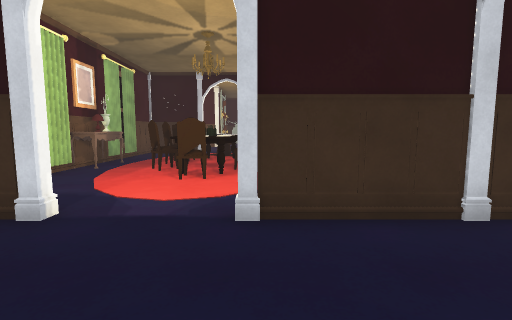
View 1 (above)

24 first-person views from a walk through a scene from a Unity 3-D project. The camera is 1.3 m above the floor, tilts 6° down and sees 85° across. The floor is counted in squares, 1 m on a side. Each view is taken from the middle of a square. On the plan, view 1 faces up. The plan holds only what a view shows up to about 13 squares ahead; the rest is blank. The place goes on beyond the plan. The player character is not drawn. Door leaves are left out, so doorways stand open. Some surface patterns are stand-ins.

View 2
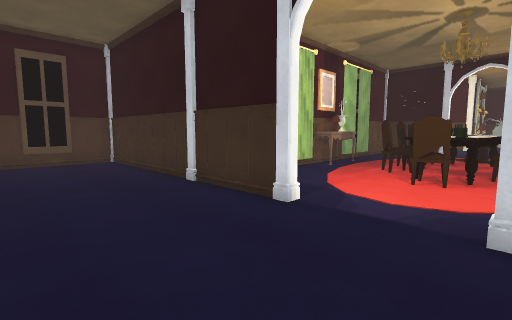

View 3
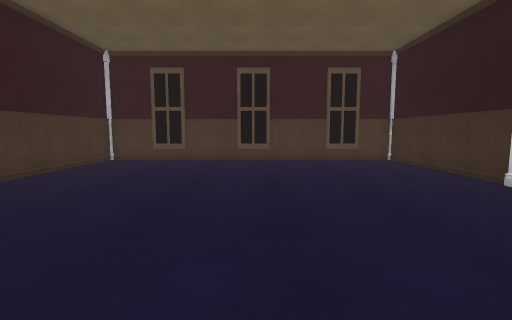

View 4
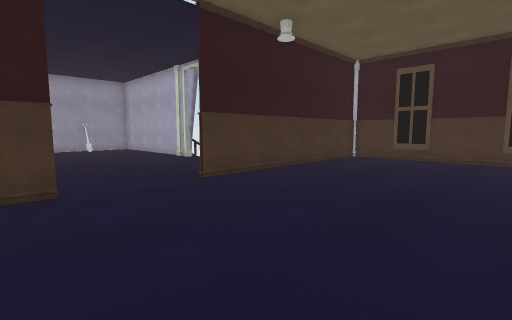

View 5
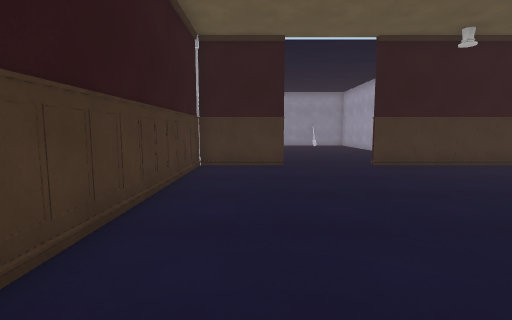

View 6
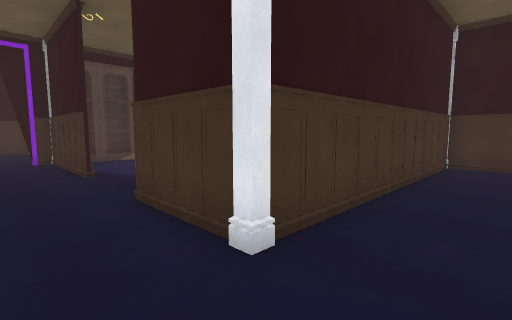

View 7
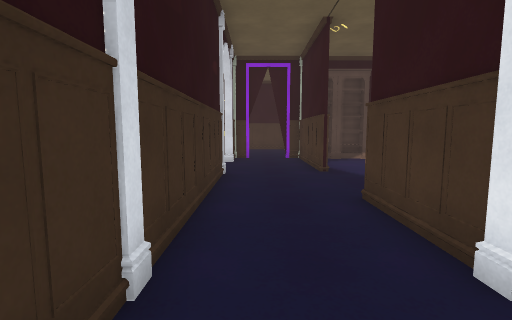

View 8
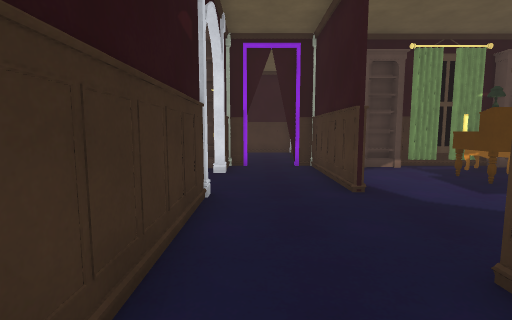

View 9
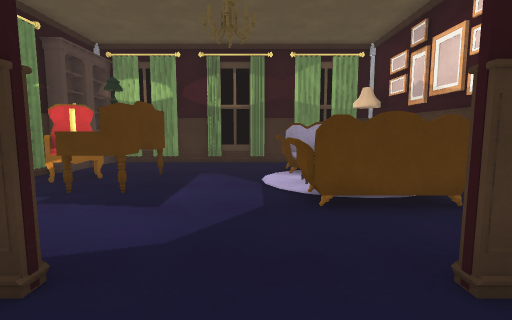

View 10
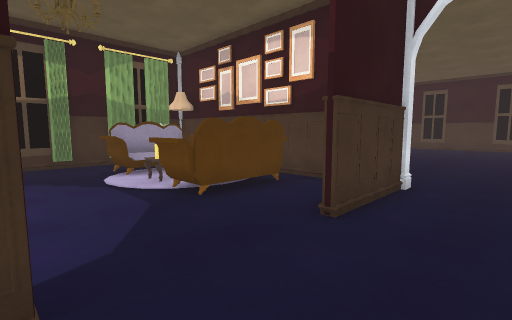

View 11
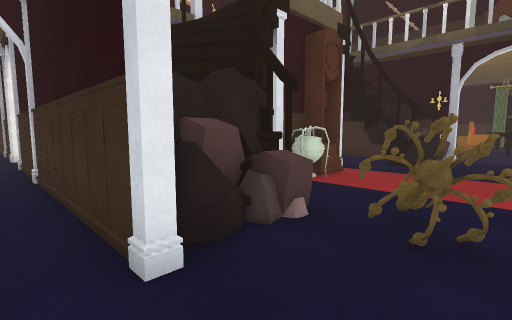

View 12
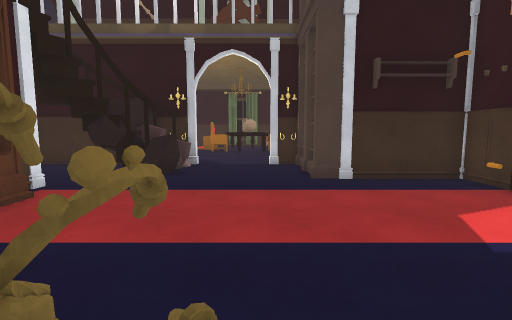

View 13
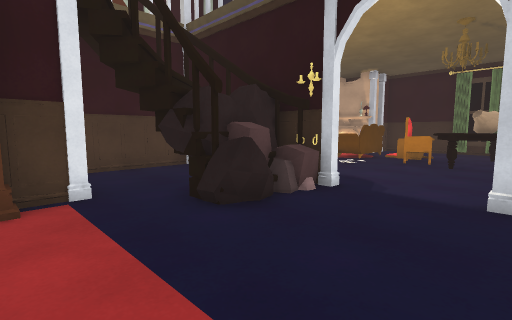

View 14
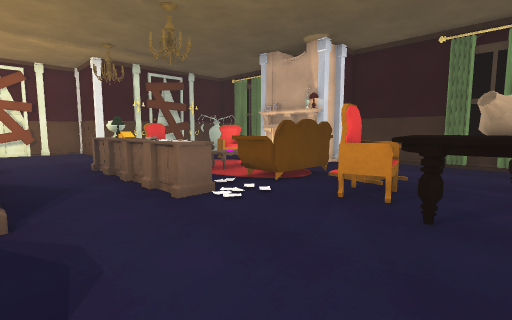

View 15
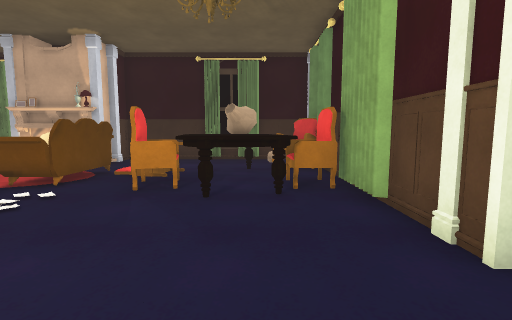

View 16
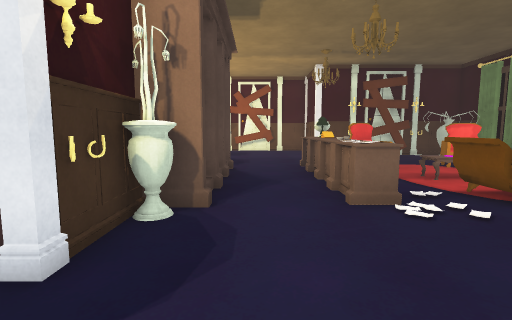

View 17
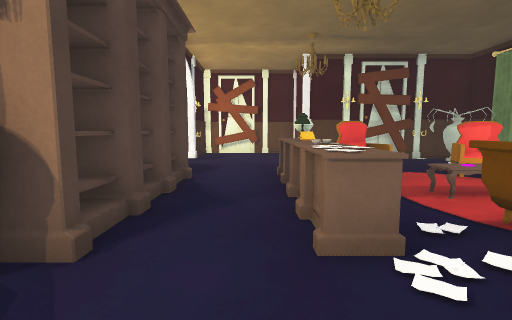

View 18
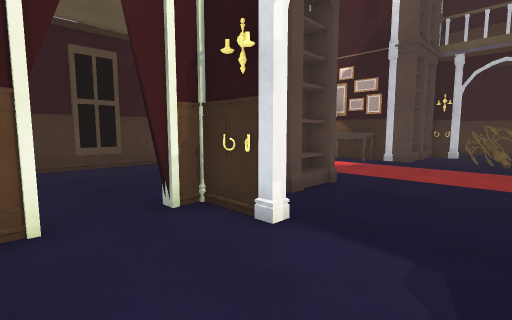

View 19
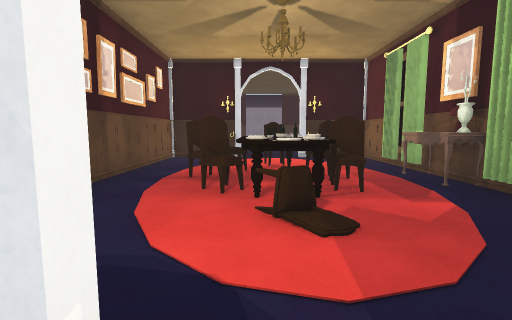

View 20
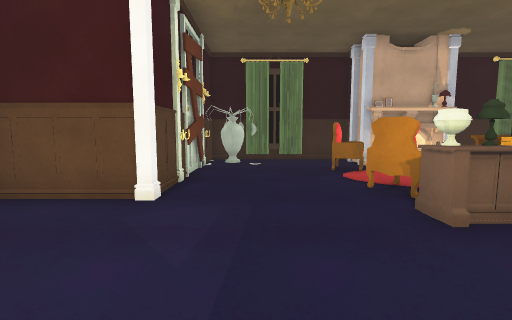

View 21
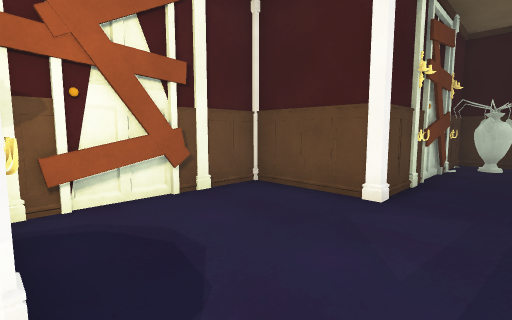

View 22
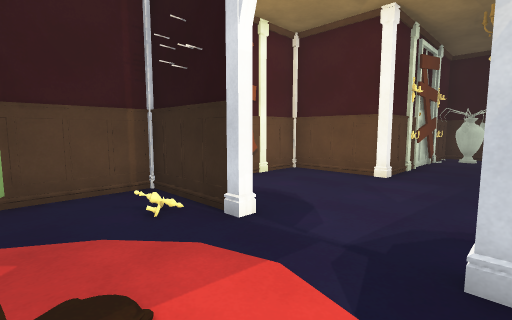

View 23
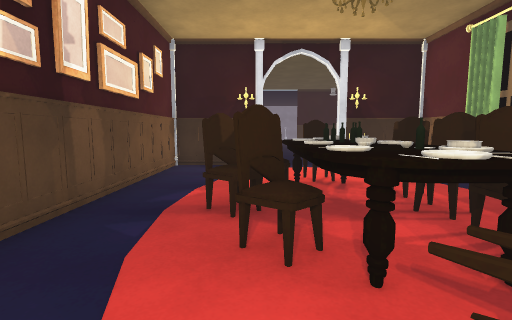

View 24
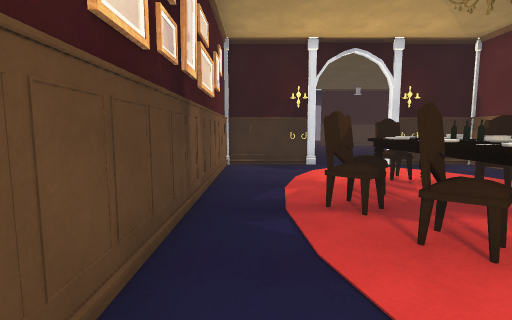

### Floor plan
Points are (right, up) in squares from view 1. A wall is a line through its corners. A room is listed if a view was taken in it or the views show most of it. See-through windows are left out.
Room 1 (views 1, 2, 3, 4)
walls: (-0.1, -8.5) (3.1, -8.5) (3.1, 0.9); (-3.2, 4.2) (-3.2, 4) (-12.5, 4) (-12.5, -8.5) (-3.4, -8.5)
ways out: opening at (1.5, 1) to room 2; opening at (-2.5, 4) to room 4; open door at (-0.5, 2.5) to room 4; open door at (-1.5, -9)
Room 2 (views 5, 6, 7, 8, 9, 10, 11)
walls: (9.7, 4.4) (9.7, 4) (-0.4, 4); (9.8, 0.9) (14.3, 0.9) (14.3, 1.9); (3.1, 0.9) (6.4, 0.9); (13.4, 4) (12.6, 4) (12.6, 4.4)
ways out: opening at (1.5, 1) to room 1; opening at (11.5, 4) to room 3; open door at (14, 2.5) to room 3; open door at (8.5, 1)
Room 3 (views 12, 13, 14, 15, 16, 17, 18)
walls: (7.2, 17.1) (9.8, 17.1); (9.8, 16.9) (8.5, 16.9); (8.4, 14.9) (8.5, 14.4); (13.5, 16.9) (12.6, 16.9) (12.6, 17.1) (13.5, 17.1); (14.3, 19.5) (14.3, 22); (14.3, 17.5) (14.3, 18.1); (7, 12.5) (7, 11.3); (7.5, 11.2) (7.5, 10.4); (11.3, 26.3) (11, 26.7); (14.3, 24.8) (14.3, 25.4); (7, 9.3) (7, 8.8); (3.1, 28.5) (3.1, 29.7) (-0.5, 29.7); (9.8, 29.7) (6.3, 29.7) (6.3, 28.5); (11.2, 29.7) (10.2, 29.7); (8.2, 7.3) (8.1, 6.9); (8.5, 7.2) (8.4, 6.4); (17.6, 11.9) (17.6, 13.6) (14.4, 13.6); (13.8, 29.7) (12.1, 29.7); (-3, 25.4) (-3, 22.2); (14.4, 7.5) (16, 7.5); (-1.5, 29.7) (-3, 29.7) (-3, 26.4)
ways out: opening at (11.5, 4) to room 2; open door at (14, 2.5) to room 2; opening at (-0.5, 21) to room 4; opening at (1.5, 18.5) to room 4; open door at (1.5, 20) to room 4; opening at (7, 13); opening at (14, 15.3); open door at (14, 18.5)
objects: other object (-2, 28) to (-2, 29); other object (-1, 29) to (-1, 30); other object (2, 17) to (3, 18); other object (2, 21); other object (2, 22); other object (2, 23) to (3, 24); other object (2, 26) to (3, 27); other object (3, 21); other object (4, 17) to (5, 18); other object (4, 21); other object (4, 24); other object (4, 26) to (5, 26); other object (4, 27) to (6, 28); other object (5, 18) to (7, 18); other object (5, 21); other object (5, 24); other object (6, 21) to (7, 21); other object (7, 10) to (8, 10); other object (7, 24) to (7, 26); other object (8, 5); other object (8, 6); other object (8, 14); other object (8, 16); other object (8, 17) to (8, 18); other object (9, 5) to (10, 5); other object (9, 6); other object (9, 6) to (10, 7); other object (9, 14) to (10, 14); other object (9, 15); other object (9, 16); other object (9, 23) to (10, 24); other object (9, 25) to (10, 26); other object (10, 22) to (12, 26); other object (11, 6) to (12, 7); other object (13, 23) to (14, 24); other object (13, 26) to (14, 27); other object (14, 5); other object (14, 6); other object (14, 7); other object (14, 15) to (14, 16); other object (14, 23); other object (14, 26); other object (15, 8) to (17, 8)
Room 4 (views 19, 20, 21, 22, 23, 24)
walls: (-3.1, 16.9) (-6.3, 16.9) (-6.3, 12.5); (-6.3, 8.5) (-6.3, 3.9); (-6.3, 18.5) (-6.3, 17.3); (-0.4, 4.2) (3.1, 4.2); (-3, 22.2) (-6.3, 22.2) (-6.3, 19.5); (-6.4, 4.2) (-3.2, 4.2); (3.1, 3.9) (3.1, 13.9)
ways out: opening at (-2.5, 4) to room 1; open door at (-0.5, 2.5) to room 1; opening at (-0.5, 21) to room 3; opening at (1.5, 18.5) to room 3; open door at (1.5, 20) to room 3
objects: other object (-6, 9); other object (-6, 10); other object (-6, 11); other object (-6, 12); other object (-3, 9); other object (-3, 10); other object (-3, 11) to (-3, 12); other object (-2, 7) to (-1, 8); other object (-2, 9); other object (-2, 10); other object (-2, 11); other object (-2, 12); other object (-2, 13) to (-1, 14); other object (-1, 9); other object (-1, 10) to (-1, 11); other object (-1, 12) to (0, 12); other object (0, 9); other object (0, 10) to (1, 11)

Positions as (right, up) in squares from view 1, and headings:
1: (0, 0), facing up
2: (0, 0), facing up-left
3: (0, -2), facing left
4: (1, -2), facing down-left
5: (1, 2), facing down
6: (1, 3), facing down-right
7: (1, 3), facing right
8: (4, 3), facing right
9: (8, 3), facing down
10: (10, 3), facing down-left
11: (12, 3), facing up-left
12: (12, 6), facing up
13: (13, 11), facing up-left
14: (12, 18), facing up-left
15: (12, 17), facing up
16: (12, 19), facing left
17: (10, 20), facing left
18: (10, 20), facing down-right
19: (-1, 18), facing down
20: (-1, 17), facing up
21: (-1, 17), facing up-left
22: (0, 14), facing up-left
23: (0, 15), facing down
24: (2, 15), facing down
